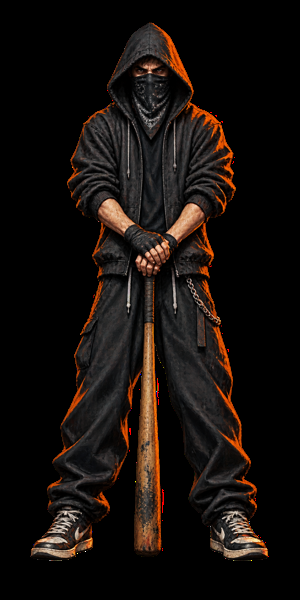
#> input picture apps/TurfWar/design/guy-inspect.png, 300 x 600 px
$ python -i build_street_style_test.py   (imports and definitions only)
#> lines starting #> are read from the running program, lines starting #| are printed output that depends on the picture
#!/usr/bin/env python3
"""Build the six 2026-10-15 samples without changing production art.

The blue key, palette quantisation and 512px delivery follow STYLE_TEST_STREET.md.
Stage into a private copy of the existing local playtest for actual Pixi QA.
"""
from pathlib import Path
import argparse
import hashlib
import json
import shutil
import numpy as np
from PIL import Image, ImageDraw, ImageFont

DESIGN = Path(__file__).resolve().parent
ROOT = DESIGN.parents[3]
SOURCE = DESIGN / '_incoming/style_test_street'
OUT = DESIGN / '_style_test_street'
INKS = ['121212', 'F7F5F0', '55585D', '9A9CA0', 'D8D6D1']
ORANGE = ['9C5A22', 'F5893D', 'FFC38A']
NAMES = ['h1', 'l1', 'w', 'sw', 'bg_crop', 'cast_head']

def palette(name):
    codes = INKS if name in ('l1', 'bg_crop') else INKS + (['B22222'] if name == 'sw' else ORANGE)
    return np.array([[int(h[i:i+2], 16) for i in (0, 2, 4)] for h in codes], dtype=float)

# [26 lines left out: function process, not called in this run]

def font(size):
    return ImageFont.truetype('/System/Library/Fonts/Supplemental/Arial.ttf', size)

def sheet(images):
    canvas = Image.new('RGB', (1200, 790), '#D8D6D1')
    draw = ImageDraw.Draw(canvas)
    for i, name in enumerate(NAMES):
        x, y = (i % 3) * 400, (i // 3) * 395
        draw.text((x+18, y+12), name, fill='#121212', font=font(22))
        im = images[name].copy()
        im.thumbnail((350, 265))
        canvas.paste(im, (x+25+(350-im.width)//2, y+48), im)
        if name != 'bg_crop':
            for j, size in enumerate((70, 96)):
                small = images[name].resize((size, size), Image.Resampling.LANCZOS)
                canvas.paste(small, (x+40+j*160, y+290), small)
    canvas.save(OUT / 'samples.png')
    # Actual old low pays beside the proposed L1 at portrait cell size.
    compare = Image.new('RGB', (720, 175), '#28292C')
    d = ImageDraw.Draw(compare)
    for i, name in enumerate(['l1', 'l2', 'l3', 'l4', 'new l1']):
        im = images['l1'] if name == 'new l1' else Image.open(DESIGN.parent / f'static/assets/sprites/turfSymbols/{name}.png').convert('RGBA')
        im = im.resize((96, 96), Image.Resampling.LANCZOS)
        compare.paste(im, (i*144+24, 20), im)
        d.text((i*144+24, 125), name, fill='white', font=font(18))
    compare.save(OUT / 'low_pay_compare.png')
    # Lobby readability study only; a head sample is not the final full-body FG.
    tile = images['bg_crop'].convert('RGBA')
    tile = tile.crop((420, 0, 1500, 1080)).resize((512, 512), Image.Resampling.LANCZOS)
    hero = images['cast_head'].resize((440, 440), Image.Resampling.LANCZOS)
    tile.alpha_composite(hero, (64, 72))
    tile.resize((200, 200), Image.Resampling.LANCZOS).save(OUT / 'lobby_200.png')

# [34 lines left out: functions stage, main, not called in this run]

# [2 lines not run here, left out]

>>> import cv2
>>> picture = cv2.imread('guy-inspect.png', cv2.IMREAD_GRAYSCALE)
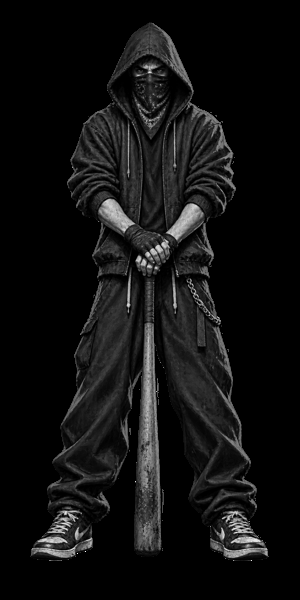
#> picture: shape (600, 300); min 0, max 255, mean 16.7
>>> result = sheet(picture)
#> in sheet, `canvas = Image.new('RGB', (1200, 790), '#D8D6D1')`:
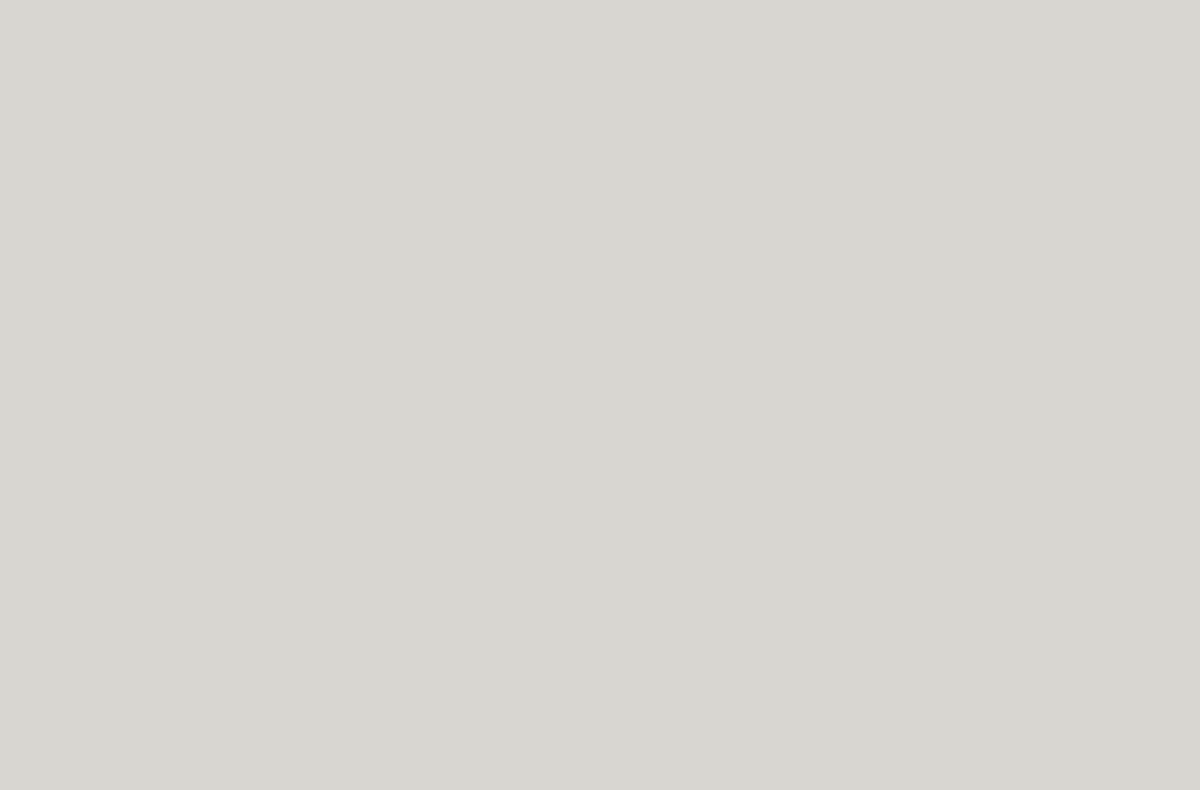
#> canvas: PIL image 1200x790 RGB; mean R, G, B 216, 214, 209
#> (the run stopped early here; a loop or call above may not have finished)
